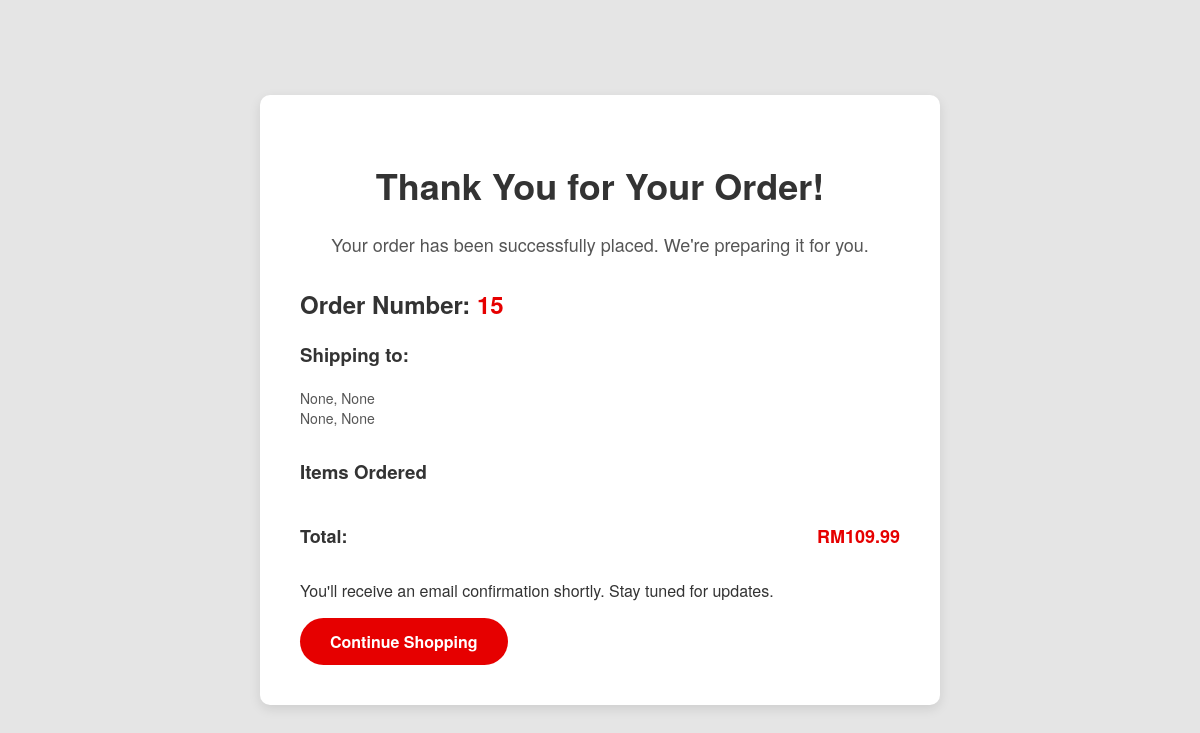
Screenshot of /order_confirmation/ (signed in) with the database file from the repository.
### store/models.py (models this page shows, shortened)
class Order(models.Model):
    order_id = models.CharField(max_length=20, unique=True, blank=True, null=True)  # Tambah ini
    user = models.ForeignKey(User, on_delete=models.SET_NULL, null=True, blank=True)
    date_ordered = models.DateTimeField(auto_now_add=True)
    complete = models.BooleanField(default=False)
    transaction_id = models.CharField(max_length=100, null=True)
    @property
    def get_cart_total(self):
        orderitems = self.orderitem_set.all()
        total = sum([item.get_total for item in orderitems])  # Corrected to call get_total method of OrderItem
        return total

class ShippingAddress(models.Model):
    user = models.ForeignKey(User, on_delete=models.SET_NULL, null=True)
    order = models.ForeignKey(Order, on_delete=models.SET_NULL, null=True)
    address = models.CharField(max_length=200, null=False)
    city = models.CharField(max_length=200, null=False)
    state = models.CharField(max_length=200, null=False)
    zipcode = models.CharField(max_length=200, null=False)
    date_added = models.DateTimeField(auto_now_add=True)

class OrderItem(models.Model):
    product = models.ForeignKey(Product, on_delete=models.SET_NULL, null=True)
    order = models.ForeignKey(Order, on_delete=models.SET_NULL, null=True)
    quantity = models.IntegerField(default=1)
    date_added = models.DateTimeField(auto_now_add=True)
    @property
    def get_total(self):
        if self.product:  # Ensure the product is not None
            return self.product.price * self.quantity
        return 0  # Return 0 if no product exists

class Product(models.Model):
    SKIN_TYPES = [
        ('Oily', 'Oily'),
        ('Dry', 'Dry'),
        ('Combination', 'Combination'),
        ('Normal', 'Normal'),
    ]
    SKIN_CONDITIONS = [
        ('Acne-Prone', 'Acne-Prone'),
        ('Sensitive', 'Sensitive'),
        ('Dehydrated', 'Dehydrated'),
    ]
    SKIN_TONES = [
        ('Cool Undertone', 'Cool Undertone'),
        ('Warm Undertone', 'Warm Undertone'),
        ('Neutral Undertone', 'Neutral Undertone'),
    ]
    SURFACE_TONES = [
        ('Sangat Cerah', 'Sangat Cerah'),
        ('Cerah', 'Cerah'),
        ('Terang', 'Terang'),
        ('Sederhana', 'Sederhana'),
        ('Sawo Matang', 'Sawo Matang'),
        ('Gelap', 'Gelap'),
        ('Sangat Gelap', 'Sangat Gelap'),
    ]
    SENSITIVITY_LEVELS = [
        ('Low', 'Low'),
        ('Medium', 'Medium'),
        ('High', 'High'),
    ]
    SKIN_TEXTURE_CHOICES = [
        ('Licin', 'Licin'),
        ('Kasar', 'Kasar'),
        ('Pori Besar', 'Pori Besar'),
        ('Berparut', 'Berparut'),
        ('Berkedut', 'Berkedut'),
    ]
    name = models.CharField(max_length=100)
    description = models.TextField(blank=True, null=True)
    price = models.DecimalField(max_digits=10, decimal_places=2)
    quantity = models.PositiveIntegerField()
    min_stock = models.PositiveIntegerField(default=0)
    max_stock = models.PositiveIntegerField(default=100)
    variation_code = models.CharField(max_length=50, unique=True, blank=True, null=True)
    skin_type = models.CharField(max_length=20, choices=SKIN_TYPES, blank=True, null=True)
    skin_condition = models.CharField(max_length=20, choices=SKIN_CONDITIONS, blank=True, null=True)
    skin_tone = models.CharField(max_length=20, choices=SKIN_TONES, blank=True, null=True)
    surface_tones = models.CharField(max_length=20, choices=SURFACE_TONES, blank=True, null=True)
    skin_texture = models.CharField(max_length=20, choices=SKIN_TEXTURE_CHOICES, blank=True, null=True)
    sensitivity_level = models.CharField(max_length=10, choices=SENSITIVITY_LEVELS, blank=True, null=True)
    images = models.ImageField(upload_to='media/product_image/')
    created_at = models.DateTimeField(auto_now_add=True)
    updated_at = models.DateTimeField(auto_now=True)
    category = models.CharField(max_length=20, null=True, blank=True)
    digital = models.BooleanField(default=False, null=True, blank=True)  # Allow null

### store/views.py (the view)
# urls.py: path('order_confirmation/', views.order_confirmation, name='order_confirmation'),
@login_required
def order_confirmation(request):
    order = Order.objects.filter(user=request.user, complete=True).first()
    shipping_address = ShippingAddress.objects.filter(order=order).first()
    subject = f'Order Confirmation - Brew Beauty'
    message = render_to_string('store/order_confirmation_email.html', {
        'order': order,
        'shipping_address': shipping_address,
        'user': request.user
    })
    send_mail(subject, message, 'no-reply@brewbeauty.com', [request.user.email])
    return render(request, 'store/order_confirmation.html', {
        'order': order,
        'shipping_address': shipping_address,
    })

### store/templates/store/order_confirmation_email.html (shortened to what this page needs)
{% load static %}

### store/templates/store/order_confirmation.html (shortened to what this page needs)
{% load static %}
<!DOCTYPE html>
<html lang="en">
<head>
    <link rel="stylesheet" href="{% static 'css/order_confirmation.css' %}">
</head>
<body>
    <div class="confirmation-container">
        <div class="confirmation-card">
            <h1 class="thank-you-message">Thank You for Your Order!</h1>
            <p class="order-success">Your order has been successfully placed. We're preparing it for you.</p>
            <div class="order-details">
                <h2>Order Number: <span class="order-id">{{ order.id }}</span></h2>
                <h3>Shipping to:</h3>
                <p class="shipping-address">
                    {{ shipping_address.address }}, {{ shipping_address.city }}<br>
                    {{ shipping_address.state }}, {{ shipping_address.zipcode }}
                </p>
                <div class="order-summary">
                    <h3>Items Ordered</h3>
                    <div class="total">
                        <span>Total:</span> <span class="total-price">RM{{ order.get_cart_total }}</span>
                    </div>
                </div>
                <div class="cta">
                    <p>You'll receive an email confirmation shortly. Stay tuned for updates.</p>
                    <a href="{% url 'store:homepage' %}" class="cta-btn">Continue Shopping</a>
                </div>
            </div>
        </div>
    </div>
</body>
</html>

### static/css/order_confirmation.css (style rules this page uses)
body { font-family: 'Helvetica Neue', Arial, sans-serif; margin: 0; padding: 0; background-color: #f4f4f4; color: #333; }
.confirmation-container { display: flex; justify-content: center; align-items: center; height: 100vh; background-color: #e5e5e5; }
.confirmation-card { background-color: #fff; border-radius: 10px; box-shadow: 0 4px 12px rgba(0, 0, 0, 0.1); width: 80%; max-width: 600px; padding: 40px; text-align: center; }
.thank-you-message { font-size: 36px; font-weight: 700; color: #333; margin-bottom: 20px; }
.order-success { font-size: 18px; color: #555; margin-bottom: 30px; }
.order-details { text-align: left; margin-top: 30px; }
.order-id { color: #e60000; font-weight: bold; }
.shipping-address { color: #555; font-size: 14px; margin: 20px 0; }
.order-summary { margin-top: 30px; }
.total { display: flex; justify-content: space-between; padding-top: 20px; font-weight: bold; font-size: 18px; }
.total-price { color: #e60000; }
.cta { margin-top: 30px; }
.cta-btn { display: inline-block; padding: 12px 30px; background-color: #e60000; color: white; text-decoration: none; font-size: 16px; font-weight: 600; border-radius: 25px; transition: background-color 0.3s ease-in-out; }

### rows the page displays
Order: id "15", get_cart_total "109.99"
ShippingAddress: address "None", city "None", state "None", zipcode "None"
